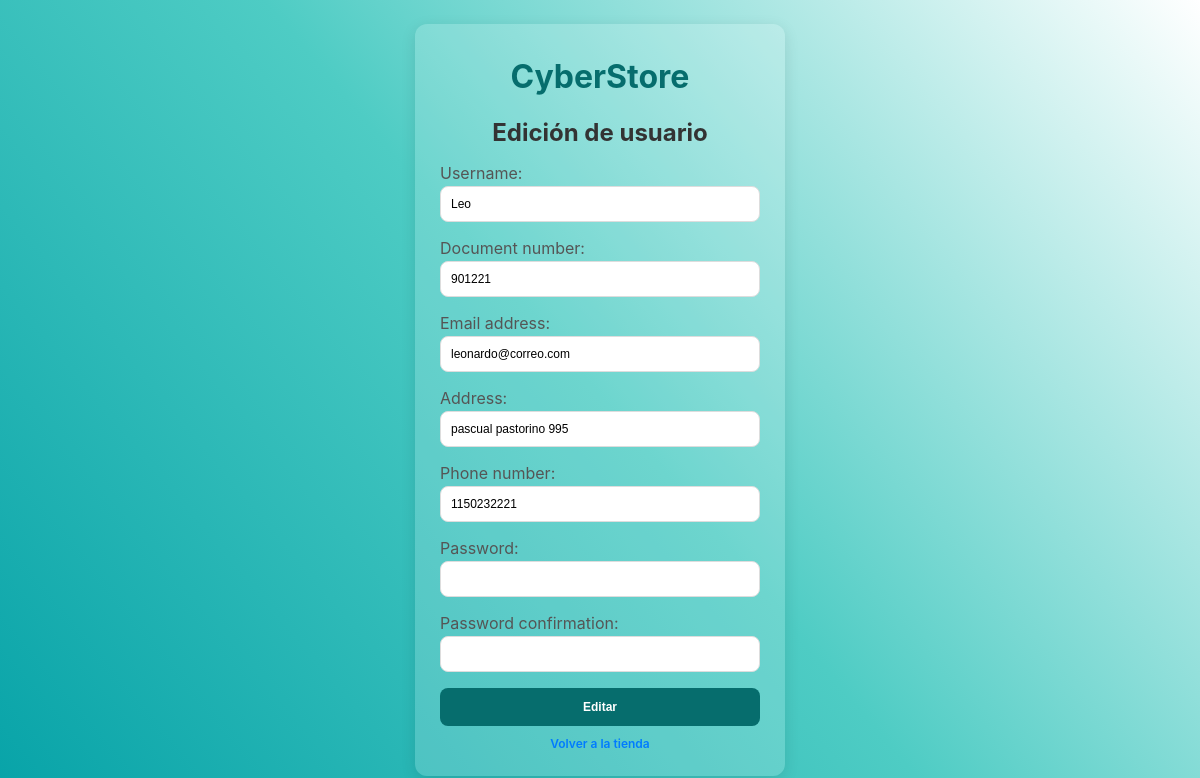
The page /users/edit_account/3/ (signed in) on the database its author committed.
### users/models.py (models this page shows, shortened)
class CustomUser(AbstractUser):
    document_number = models.CharField(max_length=20, blank=True)
    address = models.CharField(max_length=200, blank=True)
    phone_number = models.CharField(max_length=20, blank=True)
    is_admin = models.BooleanField(default=False)

### users/views.py (the view)
# urls.py: path('edit_account/<int:user_id>/', views.edit_account, name='edit_account'),
def edit_account(request, user_id):
    user = get_object_or_404(CustomUser, id=user_id)
    if not request.user.is_authenticated or request.user != user:
        return redirect('users:login')
    if request.method == 'POST':
        form = CustomUserCreationForm(request.POST, instance=user)
        if form.is_valid():
            form.save()
            return redirect('home')
    else:
        form = CustomUserCreationForm(instance=user)
    return render(request, 'accounts/edit.html', {'form': form})

### users/forms.py
class CustomUserCreationForm(UserCreationForm):
    document_number = forms.CharField(max_length=20)
    address = forms.CharField(max_length=200)
    phone_number = forms.CharField(max_length=20)
    class Meta:
        model = CustomUser
        fields = ('username', 'document_number', 'email', 'address', 'phone_number', 'password1', 'password2')
    def __init__(self, *args, **kwargs):
        super().__init__(*args, **kwargs)
        self.fields['username'].help_text = None
        self.fields['password1'].help_text = None
        self.fields['password2'].help_text = None

### users/templates/accounts/edit.html (shortened to what this page needs)
{% load static %}
<!DOCTYPE html>
<html lang="en">
<head>
    <link rel="stylesheet" href="{% static 'css/login.css' %}">
</head>
<body>
    <div class="login-container">
        <h1>CyberStore</h1>
        <h2>Edición de usuario</h2>
        <form method="post" class="form-group">
            {{ form.as_p }}
            <button type="submit" class="btn-submit">Editar</button>
        </form>
        <div class="link-text">
            <a href="{% url 'store:home' %}">Volver a la tienda</a>
        </div>
    </div>
</body>
</html>

### static/css/login.css (style rules this page uses)
body { font-family: -apple-system, BlinkMacSystemFont, "Segoe UI", Roboto, "Helvetica Neue", Arial, sans-serif; background: linear-gradient(50deg,rgba(7, 163, 168, 1) 0%, rgba(78, 204, 196, 1) 50%, rgba(255, 255, 255, 1) 100%); display: flex; justify-content: center; align-items: center; height: 100vh; margin: 0; }
.login-container { background-color: #ffffff2c; padding: 25px; border-radius: 12px; box-shadow: 0 4px 15px rgba(0, 0, 0, 0.1); width: 100%; max-width: 320px; text-align: center; }
.login-container h1 { color: rgb(6, 109, 109); margin-top: 8px; }
.login-container h2 { margin: 5px; color: #333; }
.form-group { margin-bottom: 10px; text-align: left; }
.form-group label { display: block; margin-bottom: 3px; color: #555; font-weight: 400; }
.form-group input { width: 100%; padding: 10px; border: 1px solid #ddd; border-radius: 8px; box-sizing: border-box; font-size: 12px; }
.btn-submit { width: 100%; padding: 12px; background-color: rgb(6, 109, 109); border: none; border-radius: 8px; color: #fff; font-size: 12px; font-weight: 700; cursor: pointer; transition: background-color 0.3s ease; }
.link-text { margin-top: 10px; color: #555; font-size: 12px; }
.link-text a { color: #007bff; text-decoration: none; font-weight: 600; }

### rows shown on the page
CustomUser: username "Leo", document_number "901221", email "leonardo@correo.com", address "pascual pastorino 995", phone_number "1150232221"
